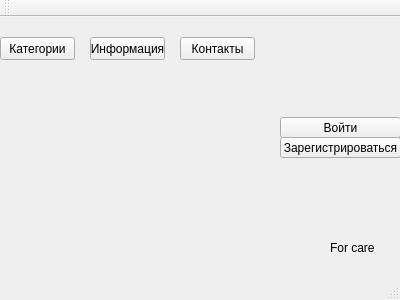
<?xml version="1.0" encoding="UTF-8"?>
<ui version="4.0">
 <class>MainWindow</class>
 <widget class="QMainWindow" name="MainWindow">
  <property name="geometry">
   <rect>
    <x>0</x>
    <y>0</y>
    <width>400</width>
    <height>300</height>
   </rect>
  </property>
  <property name="windowTitle">
   <string>MainWindow</string>
  </property>
  <widget class="QWidget" name="centralWidget">
   <widget class="QPushButton" name="pushButton">
    <property name="geometry">
     <rect>
      <x>0</x>
      <y>20</y>
      <width>75</width>
      <height>23</height>
     </rect>
    </property>
    <property name="text">
     <string>Категории</string>
    </property>
   </widget>
   <widget class="QPushButton" name="pushButton_2">
    <property name="geometry">
     <rect>
      <x>90</x>
      <y>20</y>
      <width>75</width>
      <height>23</height>
     </rect>
    </property>
    <property name="text">
     <string>Информация</string>
    </property>
   </widget>
   <widget class="QPushButton" name="pushButton_3">
    <property name="geometry">
     <rect>
      <x>180</x>
      <y>20</y>
      <width>75</width>
      <height>23</height>
     </rect>
    </property>
    <property name="text">
     <string>Контакты</string>
    </property>
   </widget>
   <widget class="QLabel" name="label">
    <property name="geometry">
     <rect>
      <x>330</x>
      <y>220</y>
      <width>61</width>
      <height>21</height>
     </rect>
    </property>
    <property name="text">
     <string>For care</string>
    </property>
   </widget>
   <widget class="QPushButton" name="pushButton_4">
    <property name="geometry">
     <rect>
      <x>280</x>
      <y>120</y>
      <width>121</width>
      <height>21</height>
     </rect>
    </property>
    <property name="text">
     <string>Зарегистрироваться</string>
    </property>
   </widget>
   <widget class="QPushButton" name="pushButton_5">
    <property name="geometry">
     <rect>
      <x>280</x>
      <y>100</y>
      <width>121</width>
      <height>21</height>
     </rect>
    </property>
    <property name="text">
     <string>Войти</string>
    </property>
   </widget>
  </widget>
  <widget class="QToolBar" name="mainToolBar">
   <attribute name="toolBarArea">
    <enum>TopToolBarArea</enum>
   </attribute>
   <attribute name="toolBarBreak">
    <bool>false</bool>
   </attribute>
  </widget>
  <widget class="QStatusBar" name="statusBar"/>
 </widget>
 <layoutdefault spacing="6" margin="11"/>
 <resources/>
 <connections/>
</ui>
